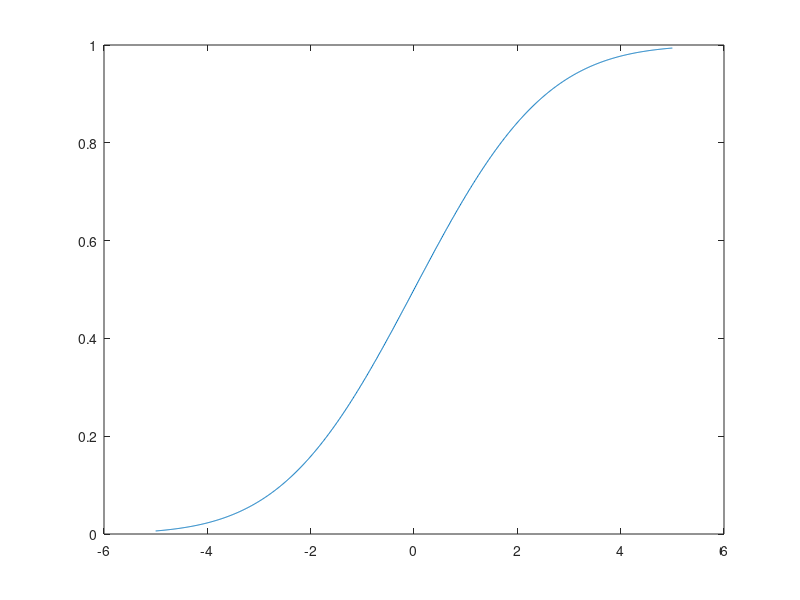

Recreate this plot in MATLAB. (Note: this script raises an error after producing the figure.)
%% psychometric function
x = linspace(-5,5,1000);
f = normpdf(x,0,2); F = normcdf(x,0,2);
figure; plot(x,F); vline(0,'-k'); box off; %axis off;
F = 0.5 + abs(F-0.5);
figure; plot(x,F); axis([0 5 0.5 1]); vline(0,'-k'); box off; %axis off;

%% 1-up 1-down probs
N = 1; M = 1;
Pd = F.^N; Pu = (1-F).^M;
figure; hold on; plot(x,Pd); plot(x,Pu); axis([0 5 0 1]); vline(0,'-k'); box off; %axis off;

%% 1-up 2-down probs
N = 2; M = 1;
Pd = F.^N; Pu = (1-F).^M;
figure; hold on; plot(x,Pd); plot(x,Pu); axis([0 5 0 1]); vline(0,'-k'); box off; %axis off;

%% 1-up 10-down probs
N = 10; M = 1;
Pd = F.^N; Pu = (1-F).^M;
figure; hold on; plot(x,Pd); plot(x,Pu); axis([0 5 0 1]); vline(0,'-k'); box off; %axis off;